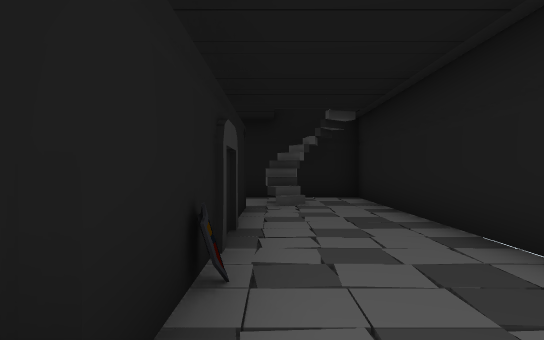
view 1 (above)

13 first-person views from a walk through a Unity game level. The camera is 1.5 m above the floor, looks level and sees 70° across. The floor is counted in squares, 2 m on a side. Each view is taken from the middle of a square. On the plan, view 1 faces up. The plan holds only what a view shows up to about 12 squares ahead; the rest is blank. The place goes on beyond the plan.

view 2
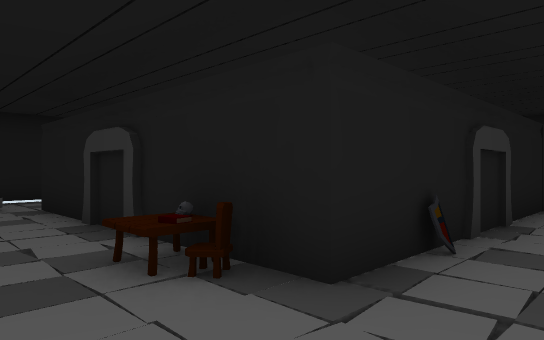

view 3
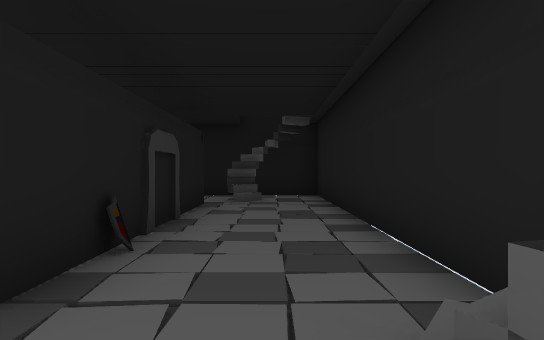

view 4
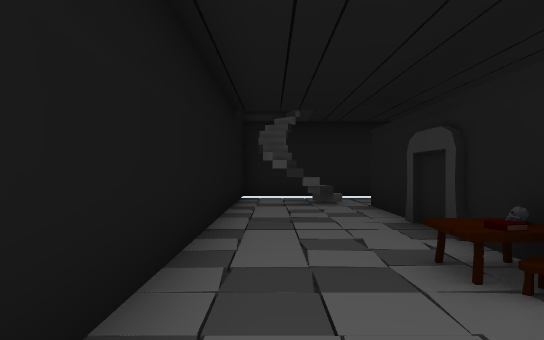

view 5
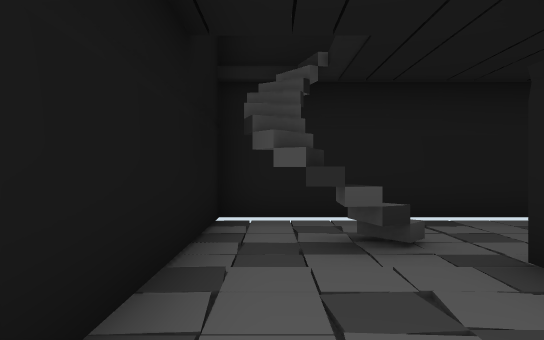

view 6
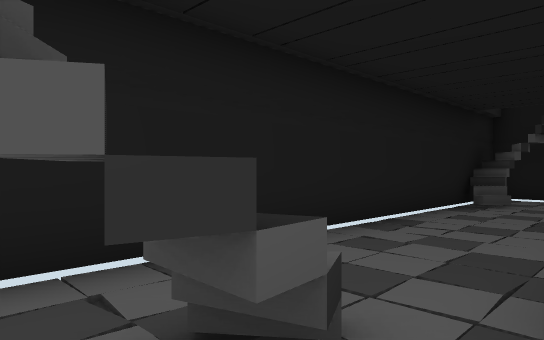

view 7
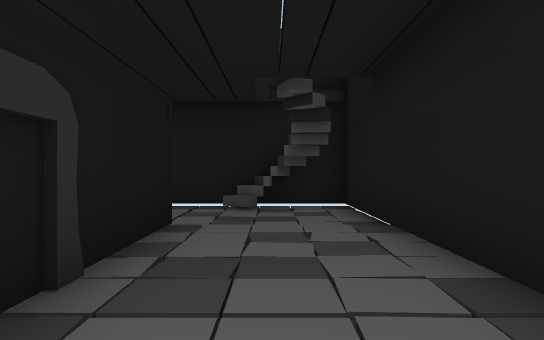

view 8
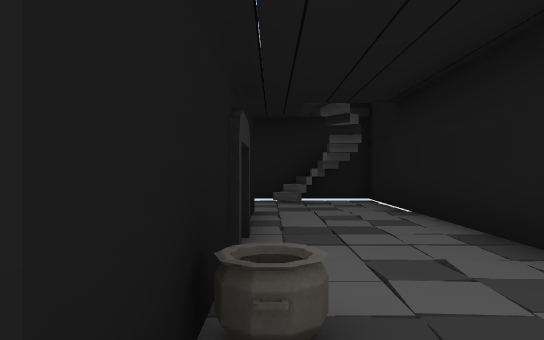

view 9
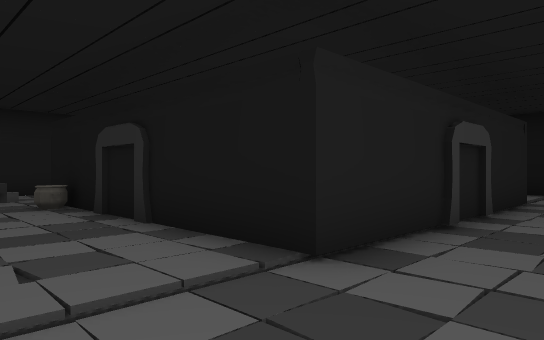

view 10
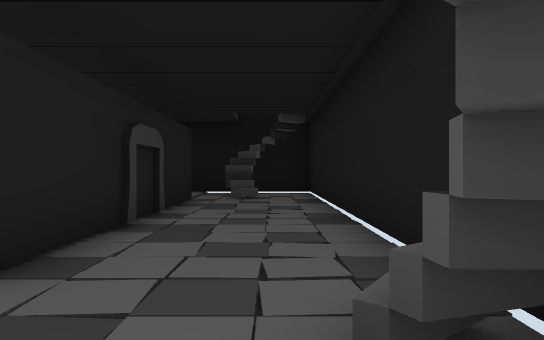

view 11
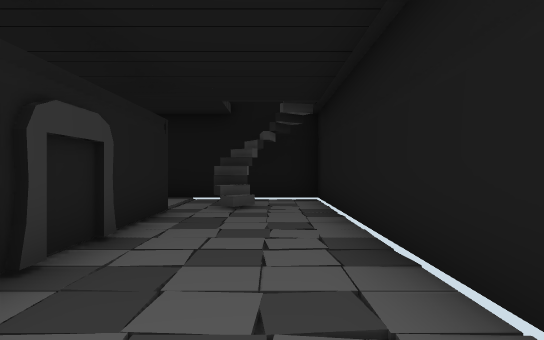

view 12
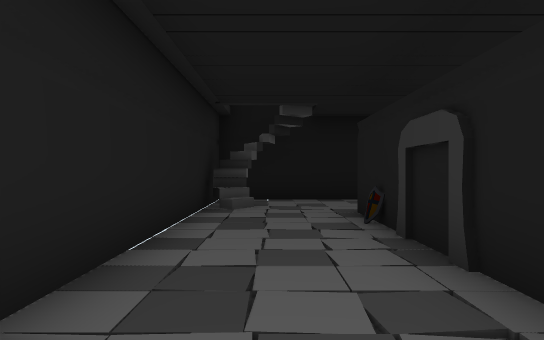

view 13
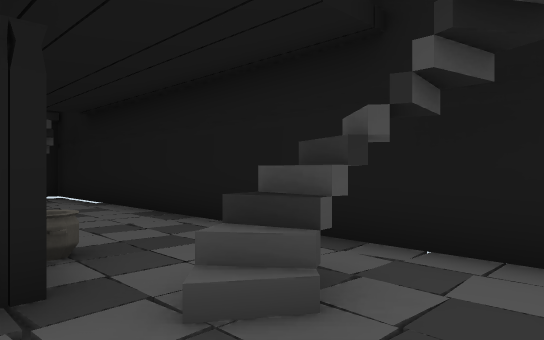

### Floor plan
Key: @ floor where view 1 was taken; # wall or solid block; x gap in a wall; . main floor; - floor 0.25 m lower than the main floor; / step, stairs or slope; C chair; T table; A cauldron; O other object.
Columns run from 11 left of view 1 to 3 right of it. Each row starts with its distance up from view 1.
 11        #
 10   -./......x..#
  9   ../......#..#
  8 #.../....A....#
  7 #...##### #...#
  6 #...#     #...#
  5 #...#     #...#
  4 #...#     #...#
  3 #...#     #O..#
  2 #...#     #...#
  1 #...# ### C...#
  0 #.-#/....T.@.##
 -1 #.##/........#
 -2        #

Where each view was taken, in squares from view 1:
view 1: 0 up, 0 right, facing up
view 2: 1 down, 1 right, facing up-left
view 3: 1 down, 1 right, facing up
view 4: 1 down, 1 right, facing left
view 5: 1 down, 4 left, facing left
view 6: 1 down, 7 left, facing up-left
view 7: 9 up, 2 left, facing left
view 8: 8 up, 0 right, facing left
view 9: 10 up, 9 left, facing down-right
view 10: 10 up, 9 left, facing down
view 11: 8 up, 9 left, facing down
view 12: 8 up, 1 right, facing down
view 13: 7 up, 2 right, facing up-left
